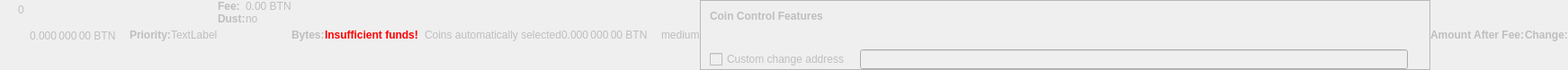
    <widget class="QWidget" name="dummyHideWidget" native="true">
     <property name="enabled">
      <bool>false</bool>
     </property>
     <property name="maximumSize">
      <size>
       <width>100</width>
       <height>22</height>
      </size>
     </property>
     <layout class="QHBoxLayout" name="dummyHideLayout">
      <property name="spacing">
       <number>0</number>
      </property>
      <property name="margin">
       <number>0</number>
      </property>
      <item>
       <layout class="QFormLayout" name="formLayoutCoinControl1">
        <property name="horizontalSpacing">
         <number>10</number>
        </property>
        <property name="verticalSpacing">
         <number>14</number>
        </property>
        <property name="leftMargin">
         <number>10</number>
        </property>
        <property name="topMargin">
         <number>4</number>
        </property>
        <property name="rightMargin">
         <number>6</number>
        </property>
        <item row="0" column="1">
         <widget class="QLabel" name="labelCoinControlBytes">
          <property name="cursor">
           <cursorShape>IBeamCursor</cursorShape>
          </property>
          <property name="contextMenuPolicy">
           <enum>Qt::ActionsContextMenu</enum>
          </property>
          <property name="text">
           <string notr="true">0</string>
          </property>
          <property name="textInteractionFlags">
           <set>Qt::LinksAccessibleByMouse|Qt::TextSelectableByKeyboard|Qt::TextSelectableByMouse</set>
          </property>
         </widget>
        </item>
       </layout>
      </item>
      <item>
       <widget class="QLabel" name="labelCoinControlAfterFee">
        <property name="enabled">
         <bool>false</bool>
        </property>
        <property name="sizePolicy">
         <sizepolicy hsizetype="Fixed" vsizetype="Fixed">
          <horstretch>0</horstretch>
          <verstretch>0</verstretch>
         </sizepolicy>
        </property>
        <property name="minimumSize">
         <size>
          <width>111</width>
          <height>12</height>
         </size>
        </property>
        <property name="maximumSize">
         <size>
          <width>111</width>
          <height>12</height>
         </size>
        </property>
        <property name="cursor">
         <cursorShape>IBeamCursor</cursorShape>
        </property>
        <property name="contextMenuPolicy">
         <enum>Qt::ActionsContextMenu</enum>
        </property>
        <property name="text">
         <string notr="true">0.000 000 00 BTN</string>
        </property>
        <property name="textInteractionFlags">
         <set>Qt::LinksAccessibleByMouse|Qt::TextSelectableByKeyboard|Qt::TextSelectableByMouse</set>
        </property>
       </widget>
      </item>
      <item>
       <widget class="QLabel" name="labelCoinControlPriorityText">
        <property name="enabled">
         <bool>false</bool>
        </property>
        <property name="font">
         <font>
          <weight>75</weight>
          <bold>true</bold>
         </font>
        </property>
        <property name="text">
         <string>Priority:</string>
        </property>
       </widget>
      </item>
      <item>
       <layout class="QHBoxLayout" name="horizontalLayout">
        <item>
         <widget class="QLabel" name="WarningLabel">
          <property name="text">
           <string>TextLabel</string>
          </property>
         </widget>
        </item>
       </layout>
      </item>
      <item>
       <layout class="QFormLayout" name="formLayoutCoinControl3">
        <property name="horizontalSpacing">
         <number>0</number>
        </property>
        <property name="verticalSpacing">
         <number>0</number>
        </property>
        <property name="leftMargin">
         <number>0</number>
        </property>
        <property name="topMargin">
         <number>0</number>
        </property>
        <property name="rightMargin">
         <number>0</number>
        </property>
        <item row="0" column="0">
         <widget class="QLabel" name="labelCoinControlFeeText">
          <property name="enabled">
           <bool>false</bool>
          </property>
          <property name="font">
           <font>
            <weight>75</weight>
            <bold>true</bold>
           </font>
          </property>
          <property name="text">
           <string>Fee:</string>
          </property>
          <property name="margin">
           <number>0</number>
          </property>
         </widget>
        </item>
        <item row="0" column="1">
         <widget class="QLabel" name="labelCoinControlFee">
          <property name="enabled">
           <bool>false</bool>
          </property>
          <property name="cursor">
           <cursorShape>IBeamCursor</cursorShape>
          </property>
          <property name="contextMenuPolicy">
           <enum>Qt::ActionsContextMenu</enum>
          </property>
          <property name="text">
           <string notr="true">0.00 BTN</string>
          </property>
          <property name="textInteractionFlags">
           <set>Qt::LinksAccessibleByMouse|Qt::TextSelectableByKeyboard|Qt::TextSelectableByMouse</set>
          </property>
         </widget>
        </item>
        <item row="1" column="0">
         <widget class="QLabel" name="labelCoinControlLowOutputText">
          <property name="enabled">
           <bool>false</bool>
          </property>
          <property name="font">
           <font>
            <weight>75</weight>
            <bold>true</bold>
           </font>
          </property>
          <property name="text">
           <string>Dust:</string>
          </property>
         </widget>
        </item>
        <item row="1" column="1">
         <widget class="QLabel" name="labelCoinControlLowOutput">
          <property name="enabled">
           <bool>false</bool>
          </property>
          <property name="cursor">
           <cursorShape>IBeamCursor</cursorShape>
          </property>
          <property name="contextMenuPolicy">
           <enum>Qt::ActionsContextMenu</enum>
          </property>
          <property name="text">
           <string>no</string>
          </property>
          <property name="textInteractionFlags">
           <set>Qt::LinksAccessibleByMouse|Qt::TextSelectableByKeyboard|Qt::TextSelectableByMouse</set>
          </property>
         </widget>
        </item>
       </layout>
      </item>
      <item>
       <widget class="QLabel" name="labelCoinControlBytesText">
        <property name="enabled">
         <bool>false</bool>
        </property>
        <property name="font">
         <font>
          <weight>75</weight>
          <bold>true</bold>
         </font>
        </property>
        <property name="text">
         <string>Bytes:</string>
        </property>
       </widget>
      </item>
      <item>
       <layout class="QFormLayout" name="formLayoutCoinControl2">
        <property name="horizontalSpacing">
         <number>0</number>
        </property>
        <property name="verticalSpacing">
         <number>0</number>
        </property>
        <property name="leftMargin">
         <number>0</number>
        </property>
        <property name="topMargin">
         <number>0</number>
        </property>
        <property name="rightMargin">
         <number>0</number>
        </property>
       </layout>
      </item>
      <item>
       <layout class="QHBoxLayout" name="horizontalLayoutCoinControl2">
        <property name="spacing">
         <number>0</number>
        </property>
        <property name="bottomMargin">
         <number>0</number>
        </property>
       </layout>
      </item>
      <item>
       <widget class="QLabel" name="labelCoinControlInsuffFunds">
        <property name="enabled">
         <bool>false</bool>
        </property>
        <property name="minimumSize">
         <size>
          <width>0</width>
          <height>0</height>
         </size>
        </property>
        <property name="font">
         <font>
          <weight>75</weight>
          <bold>true</bold>
         </font>
        </property>
        <property name="styleSheet">
         <string notr="true">color:red;font-weight:bold;</string>
        </property>
        <property name="text">
         <string>Insufficient funds!</string>
        </property>
        <property name="margin">
         <number>5</number>
        </property>
       </widget>
      </item>
      <item>
       <layout class="QFormLayout" name="formLayoutCoinControl4">
        <property name="horizontalSpacing">
         <number>0</number>
        </property>
        <property name="verticalSpacing">
         <number>0</number>
        </property>
        <property name="leftMargin">
         <number>0</number>
        </property>
        <property name="topMargin">
         <number>0</number>
        </property>
        <property name="rightMargin">
         <number>0</number>
        </property>
       </layout>
      </item>
      <item>
       <widget class="QLabel" name="labelCoinControlChangeLabel">
        <property name="enabled">
         <bool>false</bool>
        </property>
        <property name="sizePolicy">
         <sizepolicy hsizetype="Preferred" vsizetype="Expanding">
          <horstretch>0</horstretch>
          <verstretch>0</verstretch>
         </sizepolicy>
        </property>
        <property name="minimumSize">
         <size>
          <width>0</width>
          <height>0</height>
         </size>
        </property>
        <property name="text">
         <string/>
        </property>
        <property name="margin">
         <number>3</number>
        </property>
       </widget>
      </item>
      <item>
       <widget class="QLabel" name="labelCoinControlAutomaticallySelected">
        <property name="enabled">
         <bool>false</bool>
        </property>
        <property name="sizePolicy">
         <sizepolicy hsizetype="Fixed" vsizetype="Fixed">
          <horstretch>0</horstretch>
          <verstretch>0</verstretch>
         </sizepolicy>
        </property>
        <property name="minimumSize">
         <size>
          <width>0</width>
          <height>0</height>
         </size>
        </property>
        <property name="maximumSize">
         <size>
          <width>240</width>
          <height>16777215</height>
         </size>
        </property>
        <property name="text">
         <string>Coins automatically selected</string>
        </property>
        <property name="margin">
         <number>5</number>
        </property>
       </widget>
      </item>
      <item>
       <widget class="QLabel" name="labelCoinControlChange">
        <property name="enabled">
         <bool>false</bool>
        </property>
        <property name="sizePolicy">
         <sizepolicy hsizetype="Fixed" vsizetype="Fixed">
          <horstretch>0</horstretch>
          <verstretch>0</verstretch>
         </sizepolicy>
        </property>
        <property name="minimumSize">
         <size>
          <width>111</width>
          <height>0</height>
         </size>
        </property>
        <property name="maximumSize">
         <size>
          <width>111</width>
          <height>16777215</height>
         </size>
        </property>
        <property name="cursor">
         <cursorShape>IBeamCursor</cursorShape>
        </property>
        <property name="contextMenuPolicy">
         <enum>Qt::ActionsContextMenu</enum>
        </property>
        <property name="text">
         <string notr="true">0.000 000 00 BTN</string>
        </property>
        <property name="textInteractionFlags">
         <set>Qt::LinksAccessibleByMouse|Qt::TextSelectableByKeyboard|Qt::TextSelectableByMouse</set>
        </property>
       </widget>
      </item>
      <item>
       <widget class="QLabel" name="labelCoinControlPriority">
        <property name="enabled">
         <bool>false</bool>
        </property>
        <property name="cursor">
         <cursorShape>IBeamCursor</cursorShape>
        </property>
        <property name="contextMenuPolicy">
         <enum>Qt::ActionsContextMenu</enum>
        </property>
        <property name="text">
         <string>medium</string>
        </property>
        <property name="textInteractionFlags">
         <set>Qt::LinksAccessibleByMouse|Qt::TextSelectableByKeyboard|Qt::TextSelectableByMouse</set>
        </property>
       </widget>
      </item>
      <item>
       <widget class="QFrame" name="frameCoinControl">
        <property name="sizePolicy">
         <sizepolicy hsizetype="Expanding" vsizetype="Expanding">
          <horstretch>0</horstretch>
          <verstretch>0</verstretch>
         </sizepolicy>
        </property>
        <property name="maximumSize">
         <size>
          <width>16777215</width>
          <height>16777215</height>
         </size>
        </property>
        <property name="frameShape">
         <enum>QFrame::StyledPanel</enum>
        </property>
        <property name="frameShadow">
         <enum>QFrame::Sunken</enum>
        </property>
        <layout class="QVBoxLayout" name="verticalLayoutCoinControl2_2">
         <property name="spacing">
          <number>0</number>
         </property>
         <property name="margin">
          <number>0</number>
         </property>
         <item>
          <layout class="QVBoxLayout" name="verticalLayoutCoinControl" stretch="0,0,0,1">
           <property name="spacing">
            <number>0</number>
           </property>
           <property name="leftMargin">
            <number>10</number>
           </property>
           <property name="topMargin">
            <number>10</number>
           </property>
           <item>
            <layout class="QHBoxLayout" name="horizontalLayoutCoinControl1">
             <property name="bottomMargin">
              <number>15</number>
             </property>
             <item>
              <widget class="QLabel" name="labelCoinControlFeatures">
               <property name="enabled">
                <bool>false</bool>
               </property>
               <property name="sizePolicy">
                <sizepolicy hsizetype="Preferred" vsizetype="Maximum">
                 <horstretch>0</horstretch>
                 <verstretch>0</verstretch>
                </sizepolicy>
               </property>
               <property name="font">
                <font>
                 <weight>75</weight>
                 <bold>true</bold>
                </font>
               </property>
               <property name="styleSheet">
                <string notr="true">font-weight:bold;</string>
               </property>
               <property name="text">
                <string>Coin Control Features</string>
               </property>
              </widget>
             </item>
            </layout>
           </item>
           <item>
            <widget class="QWidget" name="widgetCoinControl" native="true">
             <property name="sizePolicy">
              <sizepolicy hsizetype="Preferred" vsizetype="Preferred">
               <horstretch>0</horstretch>
               <verstretch>0</verstretch>
              </sizepolicy>
             </property>
             <property name="minimumSize">
              <size>
               <width>0</width>
               <height>0</height>
              </size>
             </property>
             <property name="styleSheet">
              <string notr="true"/>
             </property>
             <layout class="QHBoxLayout" name="horizontalLayoutCoinControl5_2">
              <property name="margin">
               <number>0</number>
              </property>
              <item>
               <layout class="QHBoxLayout" name="horizontalLayoutCoinControl3">
                <property name="spacing">
                 <number>20</number>
                </property>
                <property name="topMargin">
                 <number>0</number>
                </property>
                <property name="bottomMargin">
                 <number>10</number>
                </property>
               </layout>
              </item>
             </layout>
            </widget>
           </item>
           <item>
            <layout class="QHBoxLayout" name="horizontalLayoutCoinControl4" stretch="0,0,0">
             <property name="spacing">
              <number>12</number>
             </property>
             <property name="sizeConstraint">
              <enum>QLayout::SetDefaultConstraint</enum>
             </property>
             <property name="topMargin">
              <number>5</number>
             </property>
             <property name="rightMargin">
              <number>5</number>
             </property>
             <item>
              <widget class="QCheckBox" name="checkBoxCoinControlChange">
               <property name="enabled">
                <bool>false</bool>
               </property>
               <property name="toolTip">
                <string>If this is activated, but the change address is empty or invalid, change will be sent to a newly generated address.</string>
               </property>
               <property name="text">
                <string>Custom change address</string>
               </property>
              </widget>
             </item>
             <item>
              <widget class="QValidatedLineEdit" name="lineEditCoinControlChange">
               <property name="enabled">
                <bool>false</bool>
               </property>
               <property name="sizePolicy">
                <sizepolicy hsizetype="Expanding" vsizetype="Fixed">
                 <horstretch>0</horstretch>
                 <verstretch>0</verstretch>
                </sizepolicy>
               </property>
              </widget>
             </item>
             <item>
              <widget class="QLabel" name="labelCoinControlChangeLabel_2">
               <property name="sizePolicy">
                <sizepolicy hsizetype="Preferred" vsizetype="Expanding">
                 <horstretch>0</horstretch>
                 <verstretch>0</verstretch>
                </sizepolicy>
               </property>
               <property name="minimumSize">
                <size>
                 <width>0</width>
                 <height>0</height>
                </size>
               </property>
               <property name="text">
                <string/>
               </property>
               <property name="margin">
                <number>3</number>
               </property>
              </widget>
             </item>
            </layout>
           </item>
           <item>
            <spacer name="verticalSpacerCoinControl">
             <property name="orientation">
              <enum>Qt::Vertical</enum>
             </property>
             <property name="sizeHint" stdset="0">
              <size>
               <width>800</width>
               <height>1</height>
              </size>
             </property>
            </spacer>
           </item>
          </layout>
         </item>
        </layout>
       </widget>
      </item>
      <item>
       <widget class="QLabel" name="labelCoinControlAfterFeeText">
        <property name="enabled">
         <bool>false</bool>
        </property>
        <property name="minimumSize">
         <size>
          <width>0</width>
          <height>0</height>
         </size>
        </property>
        <property name="maximumSize">
         <size>
          <width>16777215</width>
          <height>16777215</height>
         </size>
        </property>
        <property name="font">
         <font>
          <weight>75</weight>
          <bold>true</bold>
         </font>
        </property>
        <property name="text">
         <string>Amount After Fee:</string>
        </property>
        <property name="alignment">
         <set>Qt::AlignLeading|Qt::AlignLeft|Qt::AlignVCenter</set>
        </property>
        <property name="margin">
         <number>0</number>
        </property>
       </widget>
      </item>
      <item>
       <widget class="QLabel" name="labelCoinControlChangeText">
        <property name="enabled">
         <bool>false</bool>
        </property>
        <property name="sizePolicy">
         <sizepolicy hsizetype="Preferred" vsizetype="Preferred">
          <horstretch>0</horstretch>
          <verstretch>0</verstretch>
         </sizepolicy>
        </property>
        <property name="minimumSize">
         <size>
          <width>0</width>
          <height>0</height>
         </size>
        </property>
        <property name="maximumSize">
         <size>
          <width>16777215</width>
          <height>16777215</height>
         </size>
        </property>
        <property name="font">
         <font>
          <weight>75</weight>
          <bold>true</bold>
         </font>
        </property>
        <property name="text">
         <string>Change:</string>
        </property>
        <property name="alignment">
         <set>Qt::AlignLeading|Qt::AlignLeft|Qt::AlignVCenter</set>
        </property>
       </widget>
      </item>
     </layout>
    </widget>
